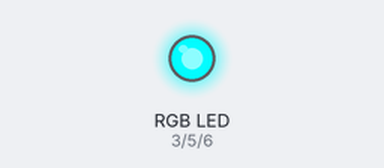
Recording of a sketch running on a simulated Arduino Uno, built with avr-gcc and run on an emulated ATmega328P. Shown: an RGB LED mixed from three pins (HIGH = lit).

Above: at 4.05 s.
At 4.9 s:
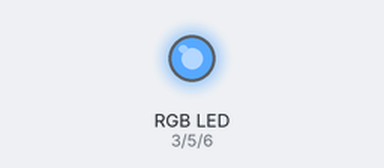
At 5.8 s:
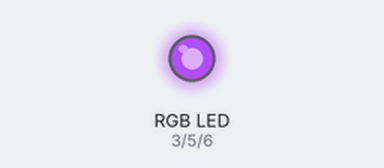
At 7.6 s:
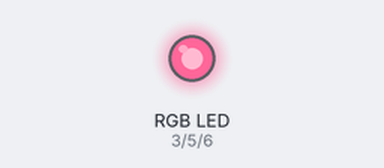
At 9.4 s:
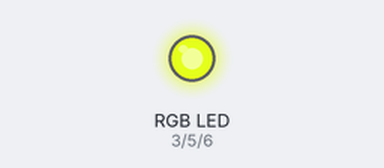
At 11.2 s:
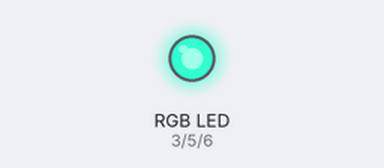
Timing chart, 0 to 14.0 s (numbered marks = the images above):
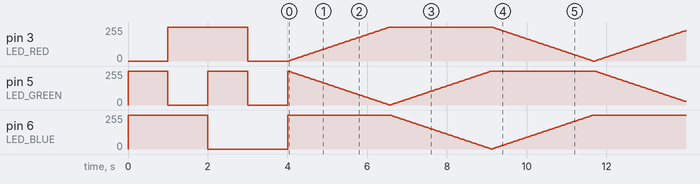

The sketch:

RGB_Led_Test.ino
```cpp
#define LED_RED   3
#define LED_GREEN 5
#define LED_BLUE  6

#define LOOP_DELAY 30

void led(int red, int green, int blue);

void setup()
{
    pinMode(LED_RED, OUTPUT);
    pinMode(LED_GREEN, OUTPUT);
    pinMode(LED_BLUE, OUTPUT);

    led(255, 0, 0);
    delay(1000);
    led(0, 255, 0);
    delay(1000);
    led(0, 0, 255);
    delay(1000);
    led(255, 255, 255);
    delay(1000);
}

void loop()
{
    for (int i = 0; i < 256; i++)
    {
        int WheelPos = 255 - (i % 256);
        if (WheelPos < 85) {
            led(255 - WheelPos * 3, 0, WheelPos * 3);
        }
        else  if (WheelPos < 170)
        {
            WheelPos -= 85;
            led(0, WheelPos * 3, 255 - WheelPos * 3);
        }
        else
        {
            WheelPos -= 170;
            led(WheelPos * 3, 255 - WheelPos * 3, 0);
        }

        delay(LOOP_DELAY);
    }
}

void led(int red, int green, int blue)
{
    analogWrite(LED_RED, 255 - red);
    analogWrite(LED_GREEN, 255 - green);
    analogWrite(LED_BLUE, 255 - blue);
}
```
